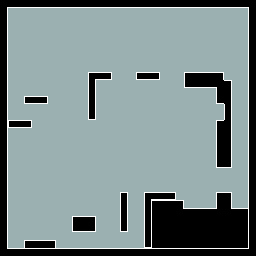

This game map was drawn from its Tiled (.tmx) file and the tilesets committed beside it. A one-line description and the full map source follow:
An orthogonal 32x32 tile map with 8x8 px tiles, 2 tile layers (BG, Tile Layer 1) and 2 objects (Player Start, Eyebot).

<map version="1.0" orientation="orthogonal" width="32" height="32" tilewidth="8" tileheight="8">
 <tileset firstgid="1" name="Stealerman" tilewidth="8" tileheight="8">
  <image source="../images/prototype_gfx.png" trans="ff00ff" width="64" height="64" />
 </tileset>
 <layer name="BG" width="32" height="32">
  <data encoding="csv">
5,5,5,5,5,5,5,5,5,5,5,5,5,5,5,5,5,5,5,5,5,5,5,5,5,5,5,5,5,5,5,5,
5,5,5,5,5,5,5,5,5,5,5,5,5,5,5,5,5,5,5,5,5,5,5,5,5,5,5,5,5,5,5,5,
5,5,5,5,5,5,5,5,5,5,5,5,5,5,5,5,5,5,5,5,5,5,5,5,5,5,5,5,5,5,5,5,
5,5,5,5,5,5,5,5,5,5,5,5,5,5,5,5,5,5,5,5,5,5,5,5,5,5,5,5,5,5,5,5,
5,5,5,5,5,5,5,5,5,5,5,5,5,5,5,5,5,5,5,5,5,5,5,5,5,5,5,5,5,5,5,5,
5,5,5,5,5,5,5,5,5,5,5,5,5,5,5,5,5,5,5,5,5,5,5,5,5,5,5,5,5,5,5,5,
5,5,5,5,5,5,5,5,5,5,5,5,5,5,5,5,5,5,5,5,5,5,5,5,5,5,5,5,5,5,5,5,
5,5,5,5,5,5,5,5,5,5,5,5,5,5,5,5,5,5,5,5,5,5,5,5,5,5,5,5,5,5,5,5,
5,5,5,5,5,5,5,5,5,5,5,5,5,5,5,5,5,5,5,5,5,5,5,5,5,5,5,5,5,5,5,5,
5,5,5,5,5,5,5,5,5,5,5,5,5,5,5,5,5,5,5,5,5,5,5,5,5,5,5,5,5,5,5,5,
5,5,5,5,5,5,5,5,5,5,5,5,5,5,5,5,5,5,5,5,5,5,5,5,5,5,5,5,5,5,5,5,
5,5,5,5,5,5,5,5,5,5,5,5,5,5,5,5,5,5,5,5,5,5,5,5,5,5,5,5,5,5,5,5,
5,5,5,5,5,5,5,5,5,5,5,5,5,5,5,5,5,5,5,5,5,5,5,5,5,5,5,5,5,5,5,5,
5,5,5,5,5,5,5,5,5,5,5,5,5,5,5,5,5,5,5,5,5,5,5,5,5,5,5,5,5,5,5,5,
5,5,5,5,5,5,5,5,5,5,5,5,5,5,5,5,5,5,5,5,5,5,5,5,5,5,5,5,5,5,5,5,
5,5,5,5,5,5,5,5,5,5,5,5,5,5,5,5,5,5,5,5,5,5,5,5,5,5,5,5,5,5,5,5,
5,5,5,5,5,5,5,5,5,5,5,5,5,5,5,5,5,5,5,5,5,5,5,5,5,5,5,5,5,5,5,5,
5,5,5,5,5,5,5,5,5,5,5,5,5,5,5,5,5,5,5,5,5,5,5,5,5,5,5,5,5,5,5,5,
5,5,5,5,5,5,5,5,5,5,5,5,5,5,5,5,5,5,5,5,5,5,5,5,5,5,5,5,5,5,5,5,
5,5,5,5,5,5,5,5,5,5,5,5,5,5,5,5,5,5,5,5,5,5,5,5,5,5,5,5,5,5,5,5,
5,5,5,5,5,5,5,5,5,5,5,5,5,5,5,5,5,5,5,5,5,5,5,5,5,5,5,5,5,5,5,5,
5,5,5,5,5,5,5,5,5,5,5,5,5,5,5,5,5,5,5,5,5,5,5,5,5,5,5,5,5,5,5,5,
5,5,5,5,5,5,5,5,5,5,5,5,5,5,5,5,5,5,5,5,5,5,5,5,5,5,5,5,5,5,5,5,
5,5,5,5,5,5,5,5,5,5,5,5,5,5,5,5,5,5,5,5,5,5,5,5,5,5,5,5,5,5,5,5,
5,5,5,5,5,5,5,5,5,5,5,5,5,5,5,5,5,5,5,5,5,5,5,5,5,5,5,5,5,5,5,5,
5,5,5,5,5,5,5,5,5,5,5,5,5,5,5,5,5,5,5,5,5,5,5,5,5,5,5,5,5,5,5,5,
5,5,5,5,5,5,5,5,5,5,5,5,5,5,5,5,5,5,5,5,5,5,5,5,5,5,5,5,5,5,5,5,
5,5,5,5,5,5,5,5,5,5,5,5,5,5,5,5,5,5,5,5,5,5,5,5,5,5,5,5,5,5,5,5,
5,5,5,5,5,5,5,5,5,5,5,5,5,5,5,5,5,5,5,5,5,5,5,5,5,5,5,5,5,5,5,5,
5,5,5,5,5,5,5,5,5,5,5,5,5,5,5,5,5,5,5,5,5,5,5,5,5,5,5,5,5,5,5,5,
5,5,5,5,5,5,5,5,5,5,5,5,5,5,5,5,5,5,5,5,5,5,5,5,5,5,5,5,5,5,5,5,
5,5,5,5,5,5,5,5,5,5,5,5,5,5,5,5,5,5,5,5,5,5,5,5,5,5,5,5,5,5,5,5
</data>
 </layer>
 <layer name="Tile Layer 1" width="32" height="32">
  <data encoding="csv">
42,18,18,18,18,18,18,18,18,18,18,18,18,18,18,18,18,18,18,18,18,18,18,18,18,18,18,18,18,18,18,41,
11,8,8,8,8,8,8,8,8,8,8,8,8,8,8,8,8,8,8,8,8,8,8,8,8,8,8,8,8,8,8,9,
11,8,8,8,8,8,8,8,8,8,8,8,8,8,8,8,8,8,8,8,8,8,8,8,8,8,8,8,8,8,8,9,
11,8,8,8,8,8,8,8,8,8,8,8,8,8,8,8,8,8,8,8,8,8,8,8,8,8,8,8,8,8,8,9,
11,8,8,8,8,8,8,8,8,8,8,8,8,8,8,8,8,8,8,8,8,8,8,8,8,8,8,8,8,8,8,9,
11,8,8,8,8,8,8,8,8,8,8,8,8,8,8,8,8,8,8,8,8,8,8,8,8,8,8,8,8,8,8,9,
11,8,8,8,8,8,8,8,8,8,8,8,8,8,8,8,8,8,8,8,8,8,8,8,8,8,8,8,8,8,8,9,
11,8,8,8,8,8,8,8,8,8,8,8,8,8,8,8,8,8,8,8,8,8,8,8,8,8,8,8,8,8,8,9,
11,8,8,8,8,8,8,8,8,8,8,8,8,8,8,8,8,8,8,8,8,8,8,8,8,8,8,8,8,8,8,9,
11,8,8,8,8,8,8,8,8,8,8,52,26,27,8,8,8,25,26,27,8,8,8,1,2,2,2,3,8,8,8,9,
11,8,8,8,8,8,8,8,8,8,8,34,8,8,8,8,8,8,8,8,8,8,8,17,18,18,18,41,3,8,8,9,
11,8,8,8,8,8,8,8,8,8,8,34,8,8,8,8,8,8,8,8,8,8,8,8,8,8,8,9,11,8,8,9,
11,8,8,25,26,27,8,8,8,8,8,34,8,8,8,8,8,8,8,8,8,8,8,8,8,8,8,17,11,8,8,9,
11,8,8,8,8,8,8,8,8,8,8,34,8,8,8,8,8,8,8,8,8,8,8,8,8,8,8,8,34,8,8,9,
11,8,8,8,8,8,8,8,8,8,8,33,8,8,8,8,8,8,8,8,8,8,8,8,8,8,8,8,34,8,8,9,
11,25,26,27,8,8,8,8,8,8,8,8,8,8,8,8,8,8,8,8,8,8,8,8,8,8,8,1,11,8,8,9,
11,8,8,8,8,8,8,8,8,8,8,8,8,8,8,8,8,8,8,8,8,8,8,8,8,8,8,9,11,8,8,9,
11,8,8,8,8,8,8,8,8,8,8,8,8,8,8,8,8,8,8,8,8,8,8,8,8,8,8,9,11,8,8,9,
11,8,8,8,8,8,8,8,8,8,8,8,8,8,8,8,8,8,8,8,8,8,8,8,8,8,8,9,11,8,8,9,
11,8,8,8,8,8,8,8,8,8,8,8,8,8,8,8,8,8,8,8,8,8,8,8,8,8,8,9,11,8,8,9,
11,8,8,8,8,8,8,8,8,8,8,8,8,8,8,8,8,8,8,8,8,8,8,8,8,8,8,17,19,8,8,9,
11,8,8,8,8,8,8,8,8,8,8,8,8,8,8,8,8,8,8,8,8,8,8,8,8,8,8,8,8,8,8,9,
11,8,8,8,8,8,8,8,8,8,8,8,8,8,8,8,8,8,8,8,8,8,8,8,8,8,8,8,8,8,8,9,
11,8,8,8,8,8,8,8,8,8,8,8,8,8,8,8,8,8,8,8,8,8,8,8,8,8,8,8,8,8,8,9,
11,8,8,8,8,8,8,8,8,8,8,8,8,8,8,35,8,8,52,26,26,27,8,8,8,8,8,1,3,8,8,9,
11,8,8,8,8,8,8,8,8,8,8,8,8,8,8,34,8,8,34,2,2,2,3,8,8,8,8,9,11,8,8,9,
11,8,8,8,8,8,8,8,8,8,8,8,8,8,8,34,8,8,34,10,10,10,44,2,2,2,2,43,44,2,2,9,
11,8,8,8,8,8,8,8,8,1,2,3,8,8,8,34,8,8,34,10,10,10,10,10,10,10,10,10,10,10,10,9,
11,8,8,8,8,8,8,8,8,17,18,19,8,8,8,33,8,8,34,10,10,10,10,10,10,10,10,10,10,10,10,9,
11,8,8,8,8,8,8,8,8,8,8,8,8,8,8,8,8,8,34,10,10,10,10,10,10,10,10,10,10,10,10,9,
11,8,8,1,2,2,3,8,8,8,8,8,8,8,8,8,8,8,33,10,10,10,10,10,10,10,10,10,10,10,10,9,
44,2,2,2,2,2,2,2,2,2,2,2,2,2,2,2,2,2,2,2,2,2,2,2,2,2,2,2,2,2,2,43
</data>
 </layer>
 <objectgroup name="Object Layer 1" width="32" height="32" visible="0">
  <object name="Player Start" x="11" y="222" width="13" height="13" />
  <object name="Eyebot" x="97" y="195" width="12" height="11">
   <ellipse />
  </object>
 </objectgroup>
</map>
